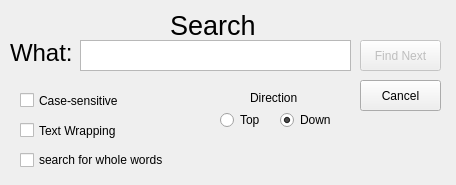
<?xml version="1.0" encoding="UTF-8"?>
<ui version="4.0">
 <class>FindDialog</class>
 <widget class="QDialog" name="FindDialog">
  <property name="geometry">
   <rect>
    <x>0</x>
    <y>0</y>
    <width>456</width>
    <height>185</height>
   </rect>
  </property>
  <property name="windowTitle">
   <string>Dialog</string>
  </property>
  <widget class="QLabel" name="label_1">
   <property name="geometry">
    <rect>
     <x>10</x>
     <y>40</y>
     <width>61</width>
     <height>25</height>
    </rect>
   </property>
   <property name="maximumSize">
    <size>
     <width>16777215</width>
     <height>25</height>
    </size>
   </property>
   <property name="font">
    <font>
     <pointsize>18</pointsize>
    </font>
   </property>
   <property name="text">
    <string>What:</string>
   </property>
  </widget>
  <widget class="QRadioButton" name="radioButtonTop">
   <property name="geometry">
    <rect>
     <x>220</x>
     <y>110</y>
     <width>41</width>
     <height>20</height>
    </rect>
   </property>
   <property name="text">
    <string>Top</string>
   </property>
  </widget>
  <widget class="QPushButton" name="btnFindNext">
   <property name="enabled">
    <bool>false</bool>
   </property>
   <property name="geometry">
    <rect>
     <x>360</x>
     <y>40</y>
     <width>81</width>
     <height>31</height>
    </rect>
   </property>
   <property name="focusPolicy">
    <enum>Qt::ClickFocus</enum>
   </property>
   <property name="text">
    <string>Find Next</string>
   </property>
  </widget>
  <widget class="QTextEdit" name="textEdit">
   <property name="geometry">
    <rect>
     <x>80</x>
     <y>40</y>
     <width>271</width>
     <height>31</height>
    </rect>
   </property>
   <property name="font">
    <font>
     <pointsize>14</pointsize>
    </font>
   </property>
   <property name="acceptDrops">
    <bool>false</bool>
   </property>
   <property name="inputMethodHints">
    <set>Qt::ImhNone</set>
   </property>
   <property name="frameShadow">
    <enum>QFrame::Plain</enum>
   </property>
   <property name="lineWidth">
    <number>0</number>
   </property>
   <property name="verticalScrollBarPolicy">
    <enum>Qt::ScrollBarAlwaysOff</enum>
   </property>
   <property name="horizontalScrollBarPolicy">
    <enum>Qt::ScrollBarAlwaysOff</enum>
   </property>
   <property name="sizeAdjustPolicy">
    <enum>QAbstractScrollArea::AdjustToContentsOnFirstShow</enum>
   </property>
   <property name="lineWrapMode">
    <enum>QTextEdit::NoWrap</enum>
   </property>
  </widget>
  <widget class="QPushButton" name="btnClose">
   <property name="geometry">
    <rect>
     <x>360</x>
     <y>80</y>
     <width>81</width>
     <height>31</height>
    </rect>
   </property>
   <property name="text">
    <string>Cancel</string>
   </property>
  </widget>
  <widget class="QLabel" name="label_2">
   <property name="geometry">
    <rect>
     <x>250</x>
     <y>90</y>
     <width>49</width>
     <height>16</height>
    </rect>
   </property>
   <property name="text">
    <string>Direction</string>
   </property>
  </widget>
  <widget class="QRadioButton" name="radioButtonDown">
   <property name="geometry">
    <rect>
     <x>280</x>
     <y>110</y>
     <width>61</width>
     <height>20</height>
    </rect>
   </property>
   <property name="text">
    <string>Down</string>
   </property>
   <property name="checked">
    <bool>true</bool>
   </property>
  </widget>
  <widget class="QCheckBox" name="checkBoxSearchWholeWords">
   <property name="geometry">
    <rect>
     <x>20</x>
     <y>150</y>
     <width>151</width>
     <height>20</height>
    </rect>
   </property>
   <property name="text">
    <string>search for whole words</string>
   </property>
  </widget>
  <widget class="QCheckBox" name="checkBoxCaseSens">
   <property name="geometry">
    <rect>
     <x>20</x>
     <y>90</y>
     <width>101</width>
     <height>21</height>
    </rect>
   </property>
   <property name="text">
    <string>Case-sensitive</string>
   </property>
  </widget>
  <widget class="QLabel" name="label">
   <property name="geometry">
    <rect>
     <x>170</x>
     <y>10</y>
     <width>91</width>
     <height>31</height>
    </rect>
   </property>
   <property name="font">
    <font>
     <pointsize>20</pointsize>
    </font>
   </property>
   <property name="text">
    <string>Search</string>
   </property>
  </widget>
  <widget class="QCheckBox" name="checkBoxTextWrap">
   <property name="geometry">
    <rect>
     <x>20</x>
     <y>120</y>
     <width>101</width>
     <height>21</height>
    </rect>
   </property>
   <property name="text">
    <string>Text Wrapping</string>
   </property>
  </widget>
 </widget>
 <resources/>
 <connections/>
</ui>
